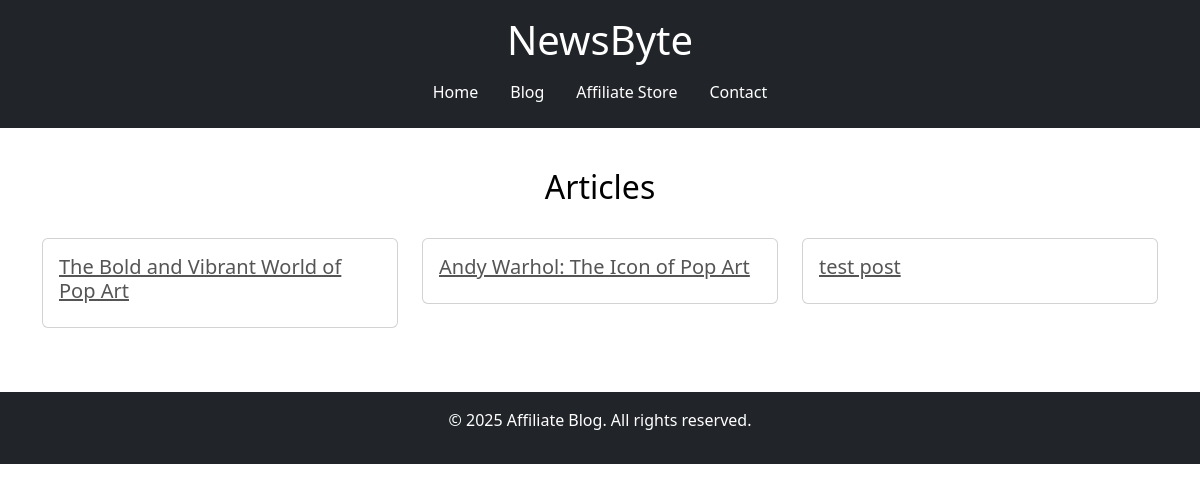
Before: / with the older database file.
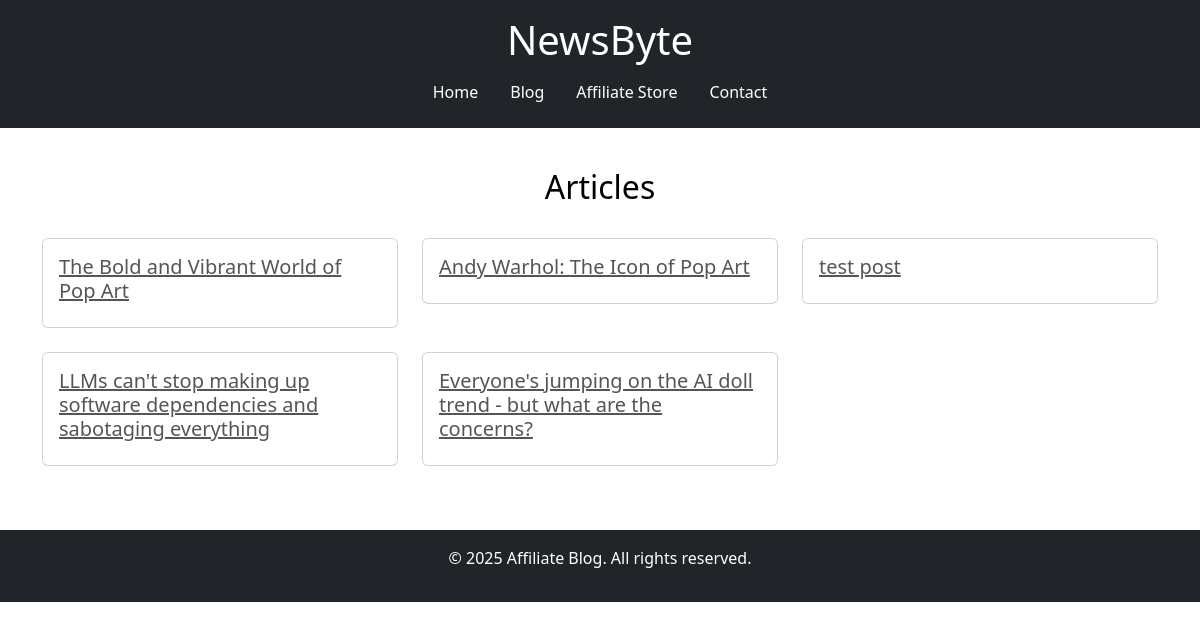
After: the same page with the newer database file.
### home/models.py (models this page shows, shortened)
class Post(models.Model):
    title = models.CharField(max_length=200)
    content = models.TextField()
    created_at = models.DateTimeField(auto_now_add=True)

### home/views.py (the view)
# urls.py: path('', home, name='home'),
def home(request):
    posts = Post.objects.all()  # Retrieve all posts from the database
    return render(request, 'home/home.html', {'posts': posts})

### home/templates/home/home.html (shortened to what this page needs)
{% load static %}
<!DOCTYPE html>
<html lang="en">
<head>
    <link rel="stylesheet" href="{% static '/css/style.css' %}">
    <link href="https://cdn.jsdelivr.net/npm/bootstrap@5.3.0/dist/css/bootstrap.min.css" rel="stylesheet">
</head>
<body>
    <header class="bg-dark text-white text-center py-3">
        <h1>NewsByte</h1>
        <nav>
            <ul class="nav justify-content-center">
                <li class="nav-item"><a class="nav-link text-white" href="{% url 'home' %}">Home</a></li>
                <li class="nav-item"><a class="nav-link text-white" href="blog.html">Blog</a></li>
                <li class="nav-item"><a class="nav-link text-white" href="store.html">Affiliate Store</a></li>
                <li class="nav-item"><a class="nav-link text-white" href="contact.html">Contact</a></li>
            </ul>
        </nav>
    </header>
<main>
    <h2 class="centre-header text-center">Articles</h2>
    <br>
    <div class="container">
        <div class="row">
            {% for post in posts %}
            <div class="col-md-4 mb-4">
                <div class="card">
                    <div class="card-body">
                        <h5 class="card-title">
                            <a href="{% url 'post_detail' post.id %}">{{ post.title }}</a>
                          </h5>
                    </div>
                </div>
            </div>
            {% empty %}
            <p>No blog posts available.</p>
            {% endfor %}
        </div>
    </div>
</main>
<footer class="bg-dark text-white text-center py-3">
    <p>&copy; 2025 Affiliate Blog. All rights reserved.</p>
</footer>
</body>
</html>

### static/css/style.css (style rules this page uses)
body { font-family: Arial, sans-serif; margin: 0; padding: 0; background-color: #f8f8f8; }
header { color: white; padding: 15px; text-align: center; }
.nav-item { display: flex; justify-content: center; align-items: center; height: 100%; list-style-type: none; padding: 0; }
main { padding: 20px; }
.card-title a { color : #555; }
.centre-header { margin-top: 20px; color: black; }
footer { text-align: center; padding: 10px; background-color: #333; color: white; margin-top: 20px; }

Changed rows visible on the page:
added Post: title "LLMs can't stop making up software dependencies and sabotaging everything"
added Post: title "Everyone's jumping on the AI doll trend - but what are the concerns?"
